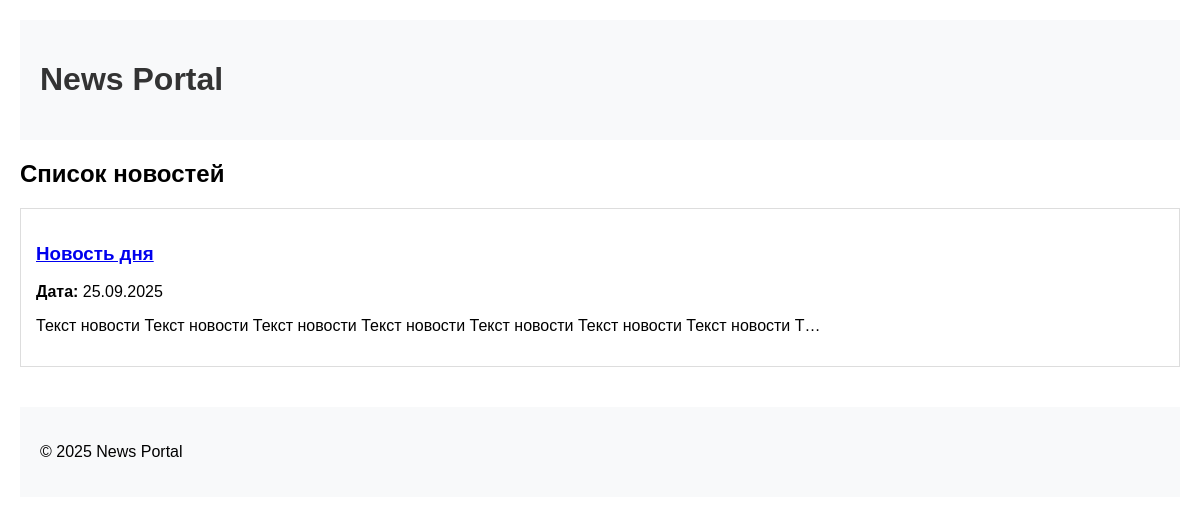
The page /news/ on the database as committed earlier.
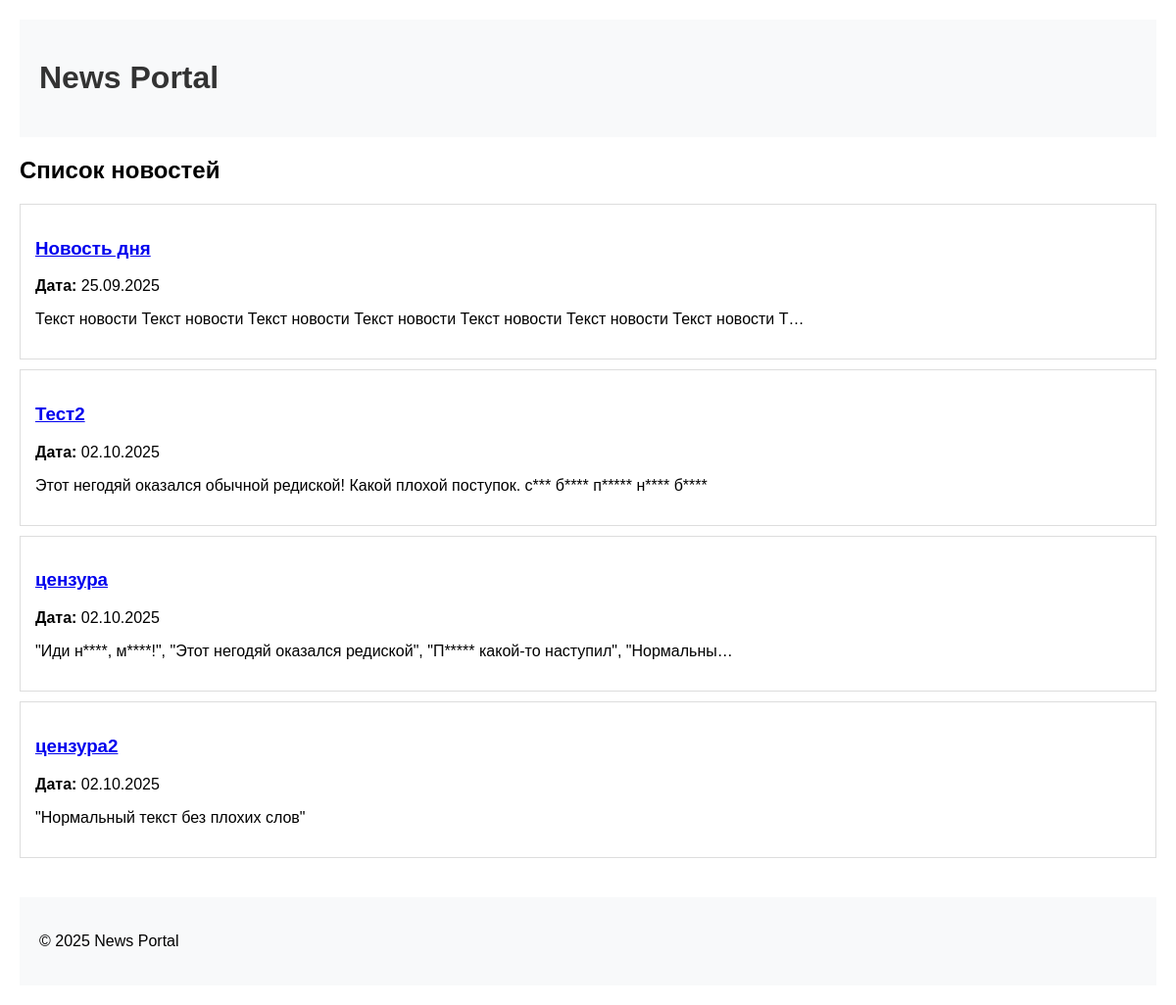
The same page on the database as committed later.
### news/models.py (models this page shows, shortened)
class Post(models.Model):
    ARTICLE = 'AR'
    NEWS = 'NW'
    POST_TYPES = [
        (ARTICLE, 'Статья'),
        (NEWS, 'Новость'),
    ]
    author = models.ForeignKey(Author, on_delete=models.CASCADE)
    post_type = models.CharField(max_length=2, choices=POST_TYPES)
    created_at = models.DateTimeField(auto_now_add=True)
    categories = models.ManyToManyField(Category, through='PostCategory')
    title = models.CharField(max_length=200)
    content = models.TextField()
    rating = models.IntegerField(default=0)

### news/views.py (the view)
# urls.py: path('', views.NewsList.as_view(), name='news_list'),
class NewsList(ListView):
    model = Post
    template_name = 'news/news_list.html'
    context_object_name = 'news'
    ordering = ['-created_at']
    def get_queryset(self):
        return Post.objects.filter(post_type='NW')  # только новости

### news/templatetags/censor_filters.py (called while the page is built)
@register.filter
def censor(value):
    if not isinstance(value, str):
        return value
    result = value
    for root_pattern in CENSOR_ROOTS:
        pattern = r'\b\w*' + root_pattern + r'\w*\b'
        matches = re.finditer(pattern, result, re.IGNORECASE)
        for match in matches:
            original_word = match.group()
            if len(original_word) > 1:
                censored_word = original_word[0] + '*' * (len(original_word) - 1)
                result = re.sub(r'\b' + re.escape(original_word) + r'\b', censored_word, result)
    return result

### templates/news/news_list.html (shortened to what this page needs)
{% extends 'default.html' %}
{% load censor_filters %}
{% block content %}
<h2>Список новостей</h2>
{% for news_item in news %}
    <div class="news-item">
        <h3>
            <a href="{% url 'news_detail' news_item.pk %}">
                {{ news_item.title|censor }}
            </a>
        </h3>
        <p><strong>Дата:</strong> {{ news_item.created_at|date:"d.m.Y" }}</p>
        <p>{{ news_item.content|truncatechars:100|censor }}</p>
    </div>
{% empty %}
    <p>Новостей пока нет.</p>
{% endfor %}
{% endblock %}

### templates/default.html (shortened to what this page needs)
<!DOCTYPE html>
<html lang="ru">
<head>
</head>
<body>
    <header>
        <h1><a href="/news/" style="text-decoration: none; color: #333;">News Portal</a></h1>
    </header>
    <main>
        {% block content %}
        {% endblock %}
    </main>
    <footer>
        <p>&copy; 2025 News Portal</p>
    </footer>
</body>
</html>

### templates/default.html (style rules this page uses)
body { font-family: Arial, sans-serif; margin: 20px; }
header { background: #f8f9fa; padding: 20px; margin-bottom: 20px; }
footer { margin-top: 40px; padding: 20px; background: #f8f9fa; }
.news-item { border: 1px solid #ddd; padding: 15px; margin: 10px 0; }

Rows that differ between the two databases and show on the page:
added Post: title|censor "Тест2", created_at "02.10.2025", content|censor "Этот негодяй оказался обычной редиской! Какой плохой поступок. с*** б**** п***** н**** б****"
added Post: title|censor "цензура", created_at "02.10.2025", content|censor "\"Иди н****, м****!\", \"Этот негодяй оказался редиской\", \"П***** какой-то наступил\", \"Нормальны…"
added Post: title|censor "цензура2", created_at "02.10.2025", content|censor "\"Нормальный текст без плохих слов\""
